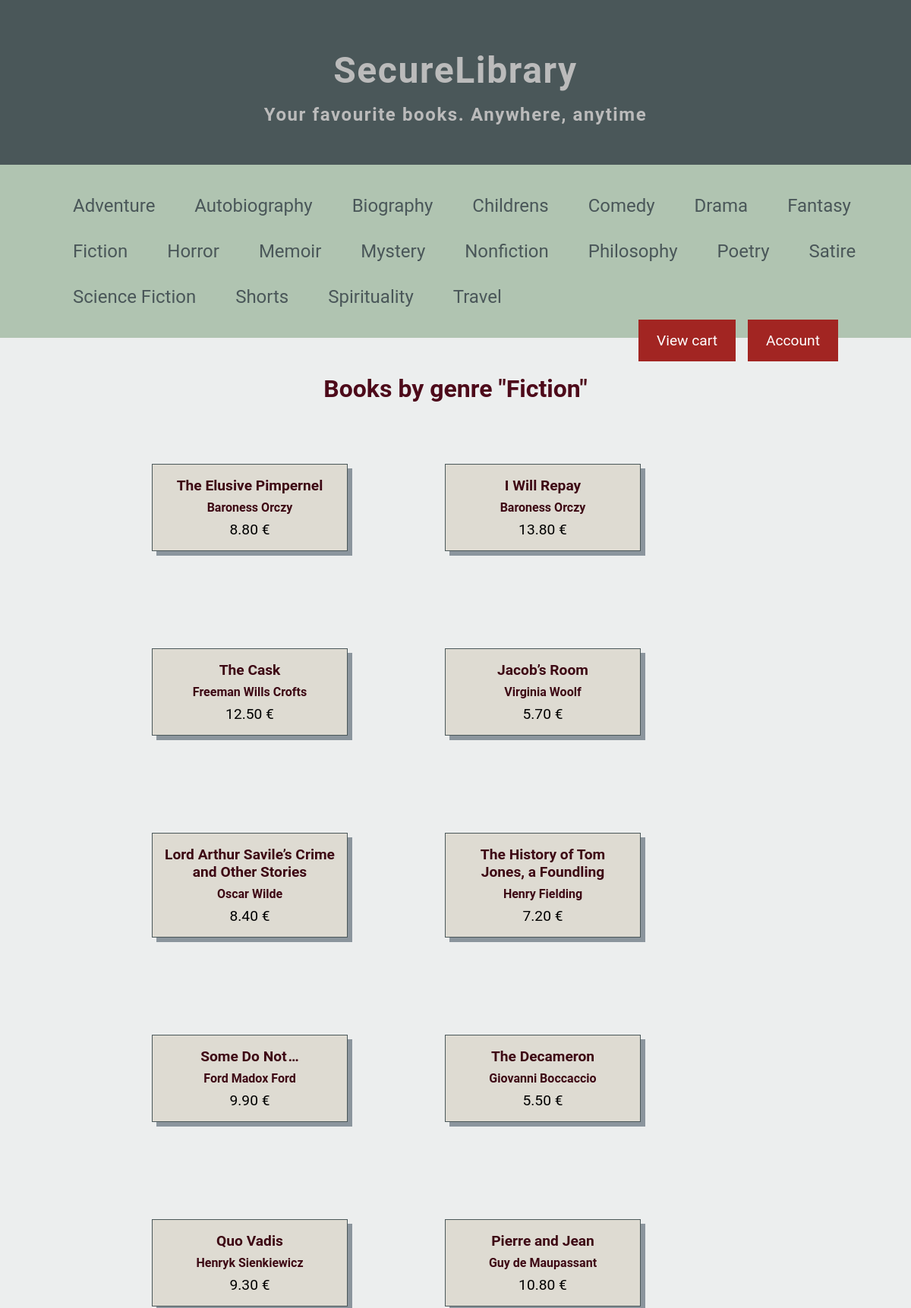
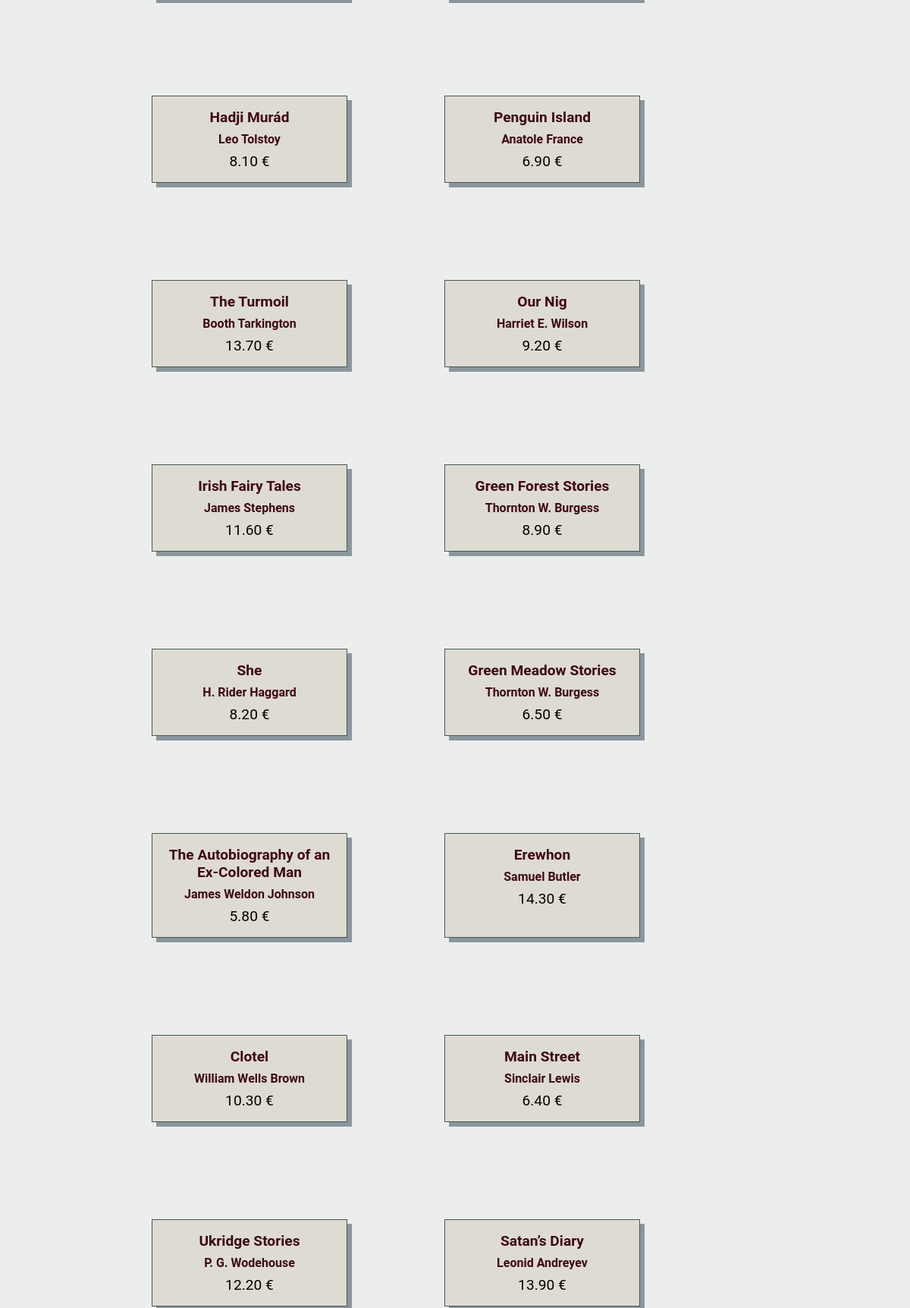
Screenshot of /search.php?genre=2 (upper part) with the database file from the repository (2 pictures, top to bottom).
### tables this page shows
CREATE TABLE `genres` (
  `id` int PRIMARY KEY AUTO_INCREMENT,
  `name` varchar(255)
);

CREATE TABLE `ebooks` (
  `id` int PRIMARY KEY AUTO_INCREMENT,
  `title` varchar(255),
  `author` varchar(255),
  `description` text,
  `price` float,
  `path` varchar(255)
);

### public_html/includes/functions.php (called while the page is built, shortened)
<?php
require_once "includes/db_connect.php";
function get_all_genres(){
    global $mysqli;
    return $mysqli->query("SELECT * FROM genres ORDER BY name ASC");
}
function get_by_genre($genre)
{
    global $mysqli;
    $query = $mysqli->prepare(
        "SELECT B.id, B.title, B.author, B.price
                FROM ebooks B INNER JOIN ebook_genre EG ON B.id = EG.ebook_id
                WHERE EG.genre_id = ? "
    );
    $query->bind_param("i", $genre);
    $query->execute();
    return $query->get_result();
}
function get_genre_name($id)
{
    global $mysqli;
    $genre_query = $mysqli->prepare(
        "SELECT G.name
                FROM genres G
                WHERE G.id = ?"
    );
    $genre_query->bind_param("i", $id);
    $genre_query->execute();
    $genre_result = $genre_query->get_result();
    return $genre_result ? $genre_result->fetch_array() : false;
}
?>

### public_html/search.php (the view, shortened to what this page needs)
<?php
require_once "includes/functions.php";
if (isset($_GET['genre'])) {
    $genre_id = $_GET['genre'];
    $result = get_by_genre($genre_id);
    $genre = get_genre_name($genre_id);
}
?>
<!DOCTYPE html>
<html>
<head>
    <?php include "includes/include.php" ?>
</head>
<body>
    <?php include "includes/header.php" ?>
    <main class="search-page">
        <h1>
            Books by genre "<?php echo $genre['name'] ?>"
        </h1>
        <ul class="search-results">
            <?php
            if ($result) {
                while ($row = $result->fetch_array()) {
            ?>
                    <li>
                        <a href="<?php echo 'book.php?id=' . $row['id']; ?>">
                            <div class="book-search-entry">
                                <p class="book-search-title">
                                    <?php echo $row['title'] ?>
                                </p>
                                <p class="book-search-author">
                                    <?php echo $row['author'] ?>
                                </p>
                                <p class="book-search-price"><span class="book-price-number"> <?php echo number_format($row['price'], 2) ?></span> &#8364; </p>
                            </div>
                        </a>
                    </li>
            <?php
                }
            }
            ?>
        </ul>
    </main>
</body>
</html>

### public_html/includes/navbar.php
<nav>
    <ul>
        <?php
        $genres = get_all_genres();
        if ($genres) {
            while ($row = $genres->fetch_array()) {
        ?>
                <li class='menu-entry'>
                    <a href="<?php echo "search.php?genre=" . $row['id'] ?>">
                        <?php echo $row['name'] ?>
                    </a>
                </li>
        <?php
            }
        }
        ?>
    </ul>
    <div class="menu-cart">
        <a href="profile.php">
            Account
        </a>
        <a href="cart.php">
            View cart
        </a>
    </div>
</nav>

### public_html/css/custom.css (style rules this page uses)
html { font-family: 'Roboto', sans-serif; }
html, body { margin: 0; padding: 0; border: 0; outline: 0; font-size: 100%; vertical-align: baseline; background: transparent; }
body { background-color: #eceeee; }
a { text-decoration: none; color: inherit; }
nav { background-color: #B0C4B1; padding: 1.5rem 2rem; }
nav ul { margin: 0; }
nav li { display: inline-block; margin-top: 1rem; margin-bottom: 1rem; font-size: 1.5rem; }
nav a { padding: 1rem 1.5rem; color: #4A5759; }
main { padding: 0 6rem; padding-bottom: 8rem; }
.search-results { text-decoration: none; display: flex; flex-wrap: wrap; }
.search-results li { display: inline-block; text-align: center; margin: 4rem; width: 15rem; border: 1px solid #4A5759; box-shadow: 6px 6px #8b959d; background-color: #DEDBD2; padding: 0.5rem; }
.search-page h1, .cart-page h1, .logout-page h1 { text-align: center; color: #4d0a1a; margin-top: 3rem; margin-bottom: 0rem; }
.book-search-entry p { margin: 0.5rem; }
.book-search-title, .book-search-author { font-weight: bold; color: #3D0814; }
.book-search-title { font-size: 1.2rem; }
.book-search-price { font-size: 1.2rem; }
.menu-cart { margin-right: 3rem; }
.menu-cart a, .cart-buy-button a, .profile-links a { background-color: #A22522; float: right; padding: 1rem 1.5rem; margin-right: 1rem; color: white; font-size: 1.2rem; }
main { clear: both; }

### rows the page displays
genres: name "Adventure"
genres: name "Autobiography"
genres: name "Biography"
genres: name "Childrens"
genres: name "Comedy"
genres: name "Drama"
genres: name "Fantasy"
genres: name "Fiction"
genres: name "Horror"
genres: name "Memoir"
genres: name "Mystery"
genres: name "Nonfiction"
genres: name "Philosophy"
genres: name "Poetry"
genres: name "Satire"
genres: name "Science Fiction"
genres: name "Shorts"
genres: name "Spirituality"
genres: name "Travel"
ebooks: title "The Elusive Pimpernel", author "Baroness Orczy", price "8.80"
ebooks: title "I Will Repay", author "Baroness Orczy", price "13.80"
ebooks: title "The Cask", author "Freeman Wills Crofts", price "12.50"
ebooks: title "Jacob’s Room", author "Virginia Woolf", price "5.70"
ebooks: title "Lord Arthur Savile’s Crime and Other Stories", author "Oscar Wilde", price "8.40"
ebooks: title "The History of Tom Jones, a Foundling", author "Henry Fielding", price "7.20"
ebooks: title "Some Do Not …", author "Ford Madox Ford", price "9.90"
ebooks: title "The Decameron", author "Giovanni Boccaccio", price "5.50"
ebooks: title "Quo Vadis", author "Henryk Sienkiewicz", price "9.30"
ebooks: title "Pierre and Jean", author "Guy de Maupassant", price "10.80"
ebooks: title "Hadji Murád", author "Leo Tolstoy", price "8.10"
ebooks: title "Penguin Island", author "Anatole France", price "6.90"
ebooks: title "The Turmoil", author "Booth Tarkington", price "13.70"
ebooks: title "Our Nig", author "Harriet E. Wilson", price "9.20"
ebooks: title "Irish Fairy Tales", author "James Stephens", price "11.60"
ebooks: title "Green Forest Stories", author "Thornton W. Burgess", price "8.90"
ebooks: title "She", author "H. Rider Haggard", price "8.20"
ebooks: title "Green Meadow Stories", author "Thornton W. Burgess", price "6.50"
ebooks: title "The Autobiography of an Ex-Colored Man", author "James Weldon Johnson", price "5.80"
ebooks: title "Erewhon", author "Samuel Butler", price "14.30"
ebooks: title "Clotel", author "William Wells Brown", price "10.30"
ebooks: title "Main Street", author "Sinclair Lewis", price "6.40"
ebooks: title "Ukridge Stories", author "P. G. Wodehouse", price "12.20"
ebooks: title "Satan’s Diary", author "Leonid Andreyev", price "13.90"
